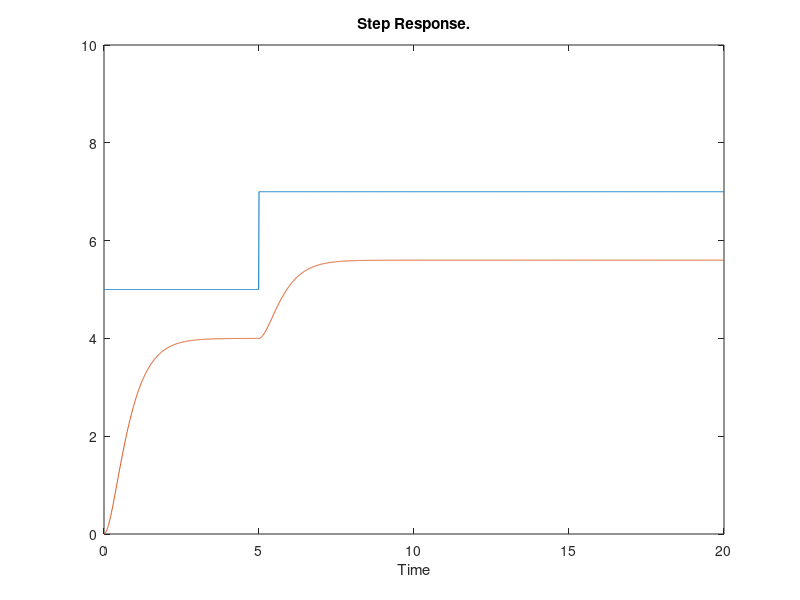
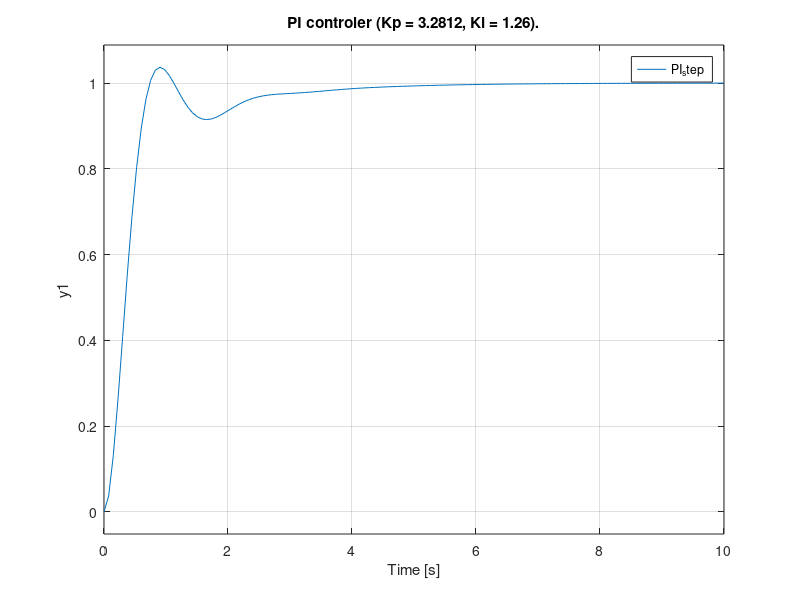
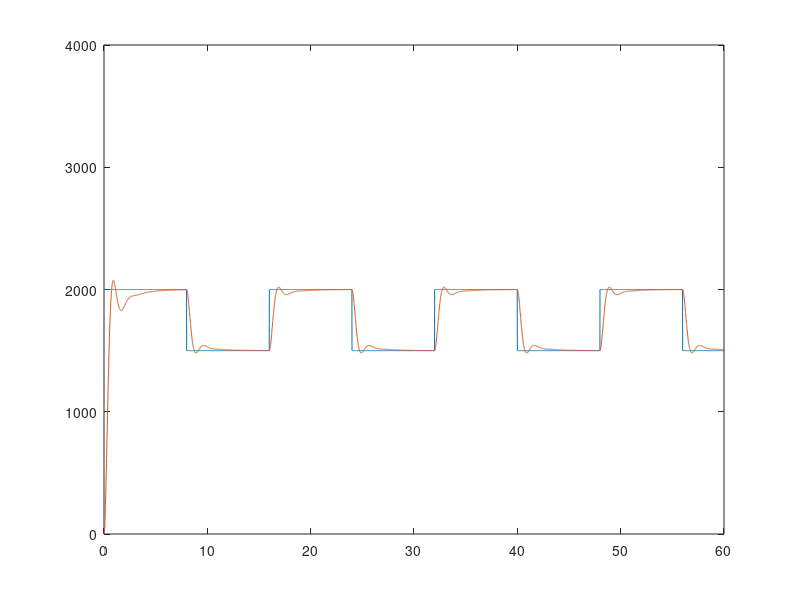

MATLAB code to generate these figures, in order:
clear all
close all
clc
Ks = 0.8;
Te = 0.14;  %tu
Tb = 1.05;  %tg

T1 = 0.37*Tb;
T2 = 3.33*Te;

sys  = Ks * tf(1, [T1 1]) * tf(1, [T2 1])

figure('Name','Transfer function')
% [y,t] = step(sys);
t=0:0.01:20;
for k=1:length(t)
    if(t(k)<5)
        y(k) = 5;
    else
        y(k) = 7;
    end
end
plot(t, y);
hold on
st = lsim(sys,y,t);
plot(t, st);
title('Step Response.');
xlabel('Time'); 
axis([0 20 0 10])
hold off




%///Parameters
disp('pi')
Kp = (0.35*Tb)/(Ks*Te);
Ti = 1.2*Tb;
%\\\
figure('Name','PI controller')
PID_controller = pidstd(Kp, Ti);
m = feedback(PID_controller*sys,1);
step(m)
title(['PI controler (Kp = ' num2str(Kp) ', Ki = ' num2str(Ti)  ').']);
legend('PI_step')


%D.2
f = 1/16;
t1=0:0.01:60;
pulse = 500*square(2*pi*f*t1)/2 + 1750;
figure
plot(t1, pulse)
axis([0 60 0 4000])
hold on
resp = lsim(m,pulse,t1);
plot(t1, resp) 
e = resp - (pulse.');

iea = trapz(t1,abs(e));          % IAE trapz=numerical integration 
ise = trapz(t1,e.^2);            % ISE 
itae = trapz(t1, t1'.*abs(e));     % ITAE
itse = trapz(t1,t1'.*(e.^2));      % ITSE

